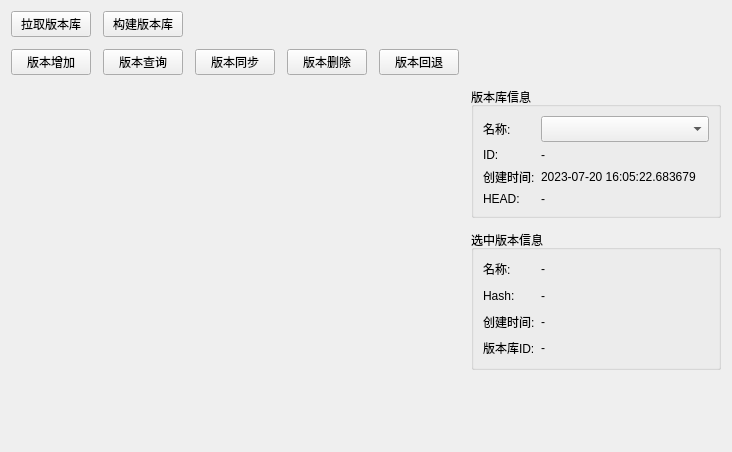
<?xml version="1.0" encoding="UTF-8"?>
<ui version="4.0">
 <class>VersionWidget</class>
 <widget class="QWidget" name="VersionWidget">
  <property name="geometry">
   <rect>
    <x>0</x>
    <y>0</y>
    <width>732</width>
    <height>452</height>
   </rect>
  </property>
  <property name="windowTitle">
   <string>Form</string>
  </property>
  <layout class="QGridLayout" name="gridLayout" rowstretch="0,0,1" columnstretch="0,0">
   <property name="spacing">
    <number>12</number>
   </property>
   <item row="1" column="1">
    <layout class="QVBoxLayout" name="verticalLayout_2">
     <item>
      <widget class="QGroupBox" name="gb_repoSel">
       <property name="sizePolicy">
        <sizepolicy hsizetype="Preferred" vsizetype="Preferred">
         <horstretch>0</horstretch>
         <verstretch>0</verstretch>
        </sizepolicy>
       </property>
       <property name="minimumSize">
        <size>
         <width>200</width>
         <height>140</height>
        </size>
       </property>
       <property name="title">
        <string>版本库信息</string>
       </property>
       <layout class="QGridLayout" name="gridLayout_3" columnstretch="0,0">
        <property name="sizeConstraint">
         <enum>QLayout::SetMinAndMaxSize</enum>
        </property>
        <item row="1" column="1">
         <widget class="QLabel" name="lb_repoID">
          <property name="text">
           <string>-</string>
          </property>
         </widget>
        </item>
        <item row="3" column="0">
         <widget class="QLabel" name="label_4">
          <property name="text">
           <string>HEAD:</string>
          </property>
         </widget>
        </item>
        <item row="1" column="0">
         <widget class="QLabel" name="label_2">
          <property name="text">
           <string>ID:</string>
          </property>
         </widget>
        </item>
        <item row="3" column="1">
         <widget class="QLabel" name="lb_repoHEAD">
          <property name="text">
           <string>-</string>
          </property>
         </widget>
        </item>
        <item row="2" column="0">
         <widget class="QLabel" name="label_3">
          <property name="text">
           <string>创建时间:</string>
          </property>
         </widget>
        </item>
        <item row="2" column="1">
         <widget class="QLabel" name="lb_repoTime">
          <property name="sizePolicy">
           <sizepolicy hsizetype="Expanding" vsizetype="Preferred">
            <horstretch>0</horstretch>
            <verstretch>0</verstretch>
           </sizepolicy>
          </property>
          <property name="text">
           <string>2023-07-20 16:05:22.683679</string>
          </property>
          <property name="wordWrap">
           <bool>false</bool>
          </property>
         </widget>
        </item>
        <item row="0" column="1">
         <widget class="QComboBox" name="comboBox">
          <property name="font">
           <font>
            <pointsize>11</pointsize>
           </font>
          </property>
         </widget>
        </item>
        <item row="0" column="0">
         <widget class="QLabel" name="label">
          <property name="text">
           <string>名称:</string>
          </property>
         </widget>
        </item>
       </layout>
      </widget>
     </item>
     <item>
      <widget class="QGroupBox" name="gb_versionInfo">
       <property name="minimumSize">
        <size>
         <width>0</width>
         <height>140</height>
        </size>
       </property>
       <property name="title">
        <string>选中版本信息</string>
       </property>
       <layout class="QGridLayout" name="gridLayout_4" columnstretch="0,1">
        <item row="3" column="1">
         <widget class="QLabel" name="lb_versionTime">
          <property name="text">
           <string>-</string>
          </property>
         </widget>
        </item>
        <item row="1" column="1">
         <widget class="QLabel" name="lb_versionHash">
          <property name="text">
           <string>-</string>
          </property>
         </widget>
        </item>
        <item row="3" column="0">
         <widget class="QLabel" name="label_10">
          <property name="text">
           <string>创建时间:</string>
          </property>
         </widget>
        </item>
        <item row="0" column="0">
         <widget class="QLabel" name="label_6">
          <property name="text">
           <string>名称:</string>
          </property>
         </widget>
        </item>
        <item row="0" column="1">
         <widget class="QLabel" name="lb_versionName">
          <property name="text">
           <string>-</string>
          </property>
         </widget>
        </item>
        <item row="1" column="0">
         <widget class="QLabel" name="label_8">
          <property name="text">
           <string>Hash:</string>
          </property>
         </widget>
        </item>
        <item row="4" column="0">
         <widget class="QLabel" name="label_9">
          <property name="text">
           <string>版本库ID:</string>
          </property>
         </widget>
        </item>
        <item row="4" column="1">
         <widget class="QLabel" name="lb_versionRepo">
          <property name="text">
           <string>-</string>
          </property>
         </widget>
        </item>
       </layout>
      </widget>
     </item>
    </layout>
   </item>
   <item row="0" column="0">
    <layout class="QGridLayout" name="gridLayout_2">
     <property name="verticalSpacing">
      <number>12</number>
     </property>
     <item row="0" column="0">
      <widget class="QPushButton" name="bt_pull">
       <property name="text">
        <string>拉取版本库</string>
       </property>
      </widget>
     </item>
     <item row="0" column="1">
      <widget class="QPushButton" name="bt_create">
       <property name="text">
        <string>构建版本库</string>
       </property>
      </widget>
     </item>
     <item row="2" column="0">
      <widget class="QPushButton" name="bt_add">
       <property name="text">
        <string>版本增加</string>
       </property>
      </widget>
     </item>
     <item row="2" column="8">
      <widget class="QPushButton" name="bt_rollback">
       <property name="text">
        <string>版本回退</string>
       </property>
      </widget>
     </item>
     <item row="2" column="7">
      <widget class="QPushButton" name="bt_delet">
       <property name="text">
        <string>版本删除</string>
       </property>
      </widget>
     </item>
     <item row="2" column="6">
      <widget class="QPushButton" name="bt_sync">
       <property name="text">
        <string>版本同步</string>
       </property>
      </widget>
     </item>
     <item row="2" column="1">
      <widget class="QPushButton" name="bt_query">
       <property name="text">
        <string>版本查询</string>
       </property>
      </widget>
     </item>
    </layout>
   </item>
   <item row="2" column="1">
    <spacer name="verticalSpacer">
     <property name="orientation">
      <enum>Qt::Vertical</enum>
     </property>
     <property name="sizeHint" stdset="0">
      <size>
       <width>20</width>
       <height>40</height>
      </size>
     </property>
    </spacer>
   </item>
   <item row="1" column="0" rowspan="2">
    <widget class="VersionPainter" name="w_painter" native="true"/>
   </item>
  </layout>
 </widget>
 <customwidgets>
  <customwidget>
   <class>VersionPainter</class>
   <extends>QWidget</extends>
   <header>gui/uicomponent/versionpainter.h</header>
   <container>1</container>
  </customwidget>
 </customwidgets>
 <resources/>
 <connections/>
</ui>
